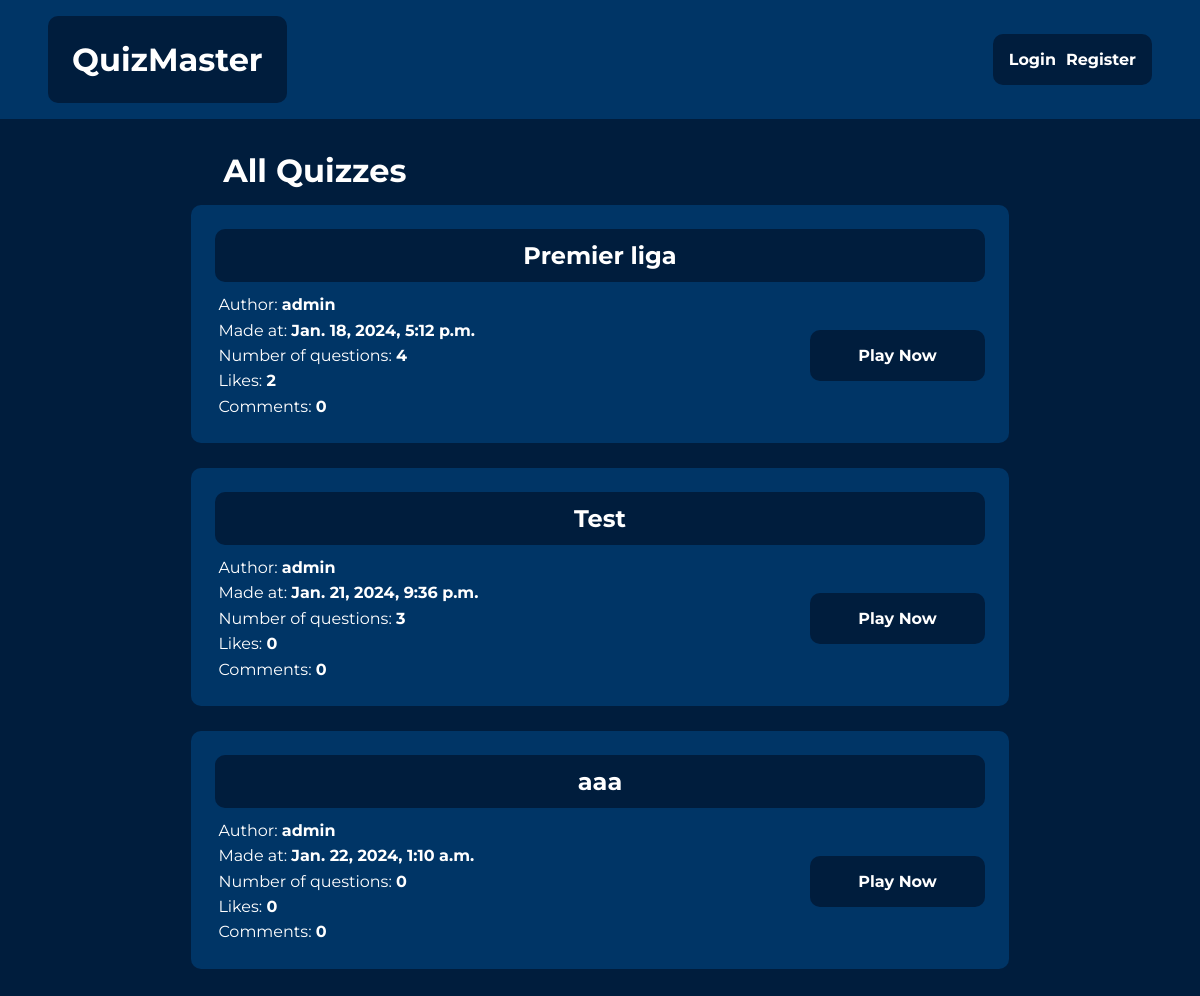
/quiz/list/, run on the app's committed database.
### quiz/models.py (models this page shows, shortened)
class Quiz(models.Model):
    quiz_name = models.CharField(max_length=200, blank=False)
    pub_date = models.DateTimeField("date published", auto_now_add=True)
    description = models.TextField(blank=False)
    author = models.ForeignKey(User, on_delete=models.CASCADE)

### quiz/views.py (the view)
# urls.py: path('list/', views.quiz_list, name="quiz_list"),
def quiz_list(request):
    context = {}
    quizzes = Quiz.objects.all()
    context = {
        "quizzes": quizzes
    }
    return render(request, 'quiz/list.html', context)

### quiz/templates/quiz/list.html
{% extends 'quiz/base.html' %}
{% block content %}
<div class="quiz-list-layout">
    <h1 class="quiz-list-heading">All Quizzes</h1>
{% for quiz in quizzes %}
    <div class="quiz-list-item">
        <h2 class="list-item-heading">
            <a href="{% url 'quiz:detail' quiz.id %}">{{ quiz.quiz_name }}</a>
        </h2>
        <div class="list-item-info">
            <p>Author: <span style="font-weight: bold;">{{ quiz.author }}</span></p>
            <p>Made at: <span style="font-weight: bold;">{{ quiz.pub_date }}</span></p>
            <p>Number of questions: <span style="font-weight: bold;">{{ quiz.question_set.count }}</span></p>
            <p>Likes: <span style="font-weight: bold;">{{ quiz.likes.count }}</span></p>
            <p>Comments: <span style="font-weight: bold;">{{ quiz.comments.count }}</span></p>
        </div>
        <div class="list-item-button-div">
            <a href="/">
                <button class="list-item-button">Play Now</button>
            </a>
        </div>
    </div>
{% endfor %}
</div>
{% endblock content %}

### quiz/static/quiz/css/base.css (style rules this page uses)
body, html { margin: 0; padding: 0; height: 100%; font-family: 'Montserrat', sans-serif; background: #001D3D; }
button, input { font-family: 'Montserrat', sans-serif; }
p, h1, h2, h3, h4, h5, h6 { margin: 0; padding: 0; }
a { text-decoration: none; }

### quiz/static/quiz/css/quiz_list.css (style rules this page uses)
.quiz-list-layout { flex-basis: 70%; display: flex; justify-content: center; align-items: center; flex-wrap: wrap; padding: 1em 2em; }
.quiz-list-heading { flex-basis: 100%; padding-left: 1em; margin-bottom: 15px; color: white; }
.quiz-list-item { flex-basis: 100%; padding: 1.5em; display: flex; flex-wrap: wrap; align-items: stretch; margin-bottom: 25px; border-radius: 10px; background-color: #003566; color: white; }
.list-item-heading { flex-basis: 100%; margin-bottom: 10px; background: #001D3D; border-radius: 10px; text-align: center; padding: 0.5em 0; }
.list-item-heading a { color: white; }
.list-item-info { flex-basis: 50%; }
.list-item-info p { width: 100%; padding: 0.2em; }
.list-item-button-div { flex-basis: 50%; display: flex; justify-content: flex-end; align-items: center; }
.list-item-button { padding: 1em 3em; border: none; cursor: pointer; background-color: #001D3D; color: white; border-radius: 10px; font-weight: bold; font-size: medium; }

### data on the page
Quiz: quiz_name "Premier liga", author "admin", pub_date "Jan. 18, 2024, 5:12 p.m.", question_set.count "4", likes.count "2", comments.count "0"
Quiz: quiz_name "Test", author "admin", pub_date "Jan. 21, 2024, 9:36 p.m.", question_set.count "3", likes.count "0", comments.count "0"
Quiz: quiz_name "aaa", author "admin", pub_date "Jan. 22, 2024, 1:10 a.m.", question_set.count "0", likes.count "0", comments.count "0"
